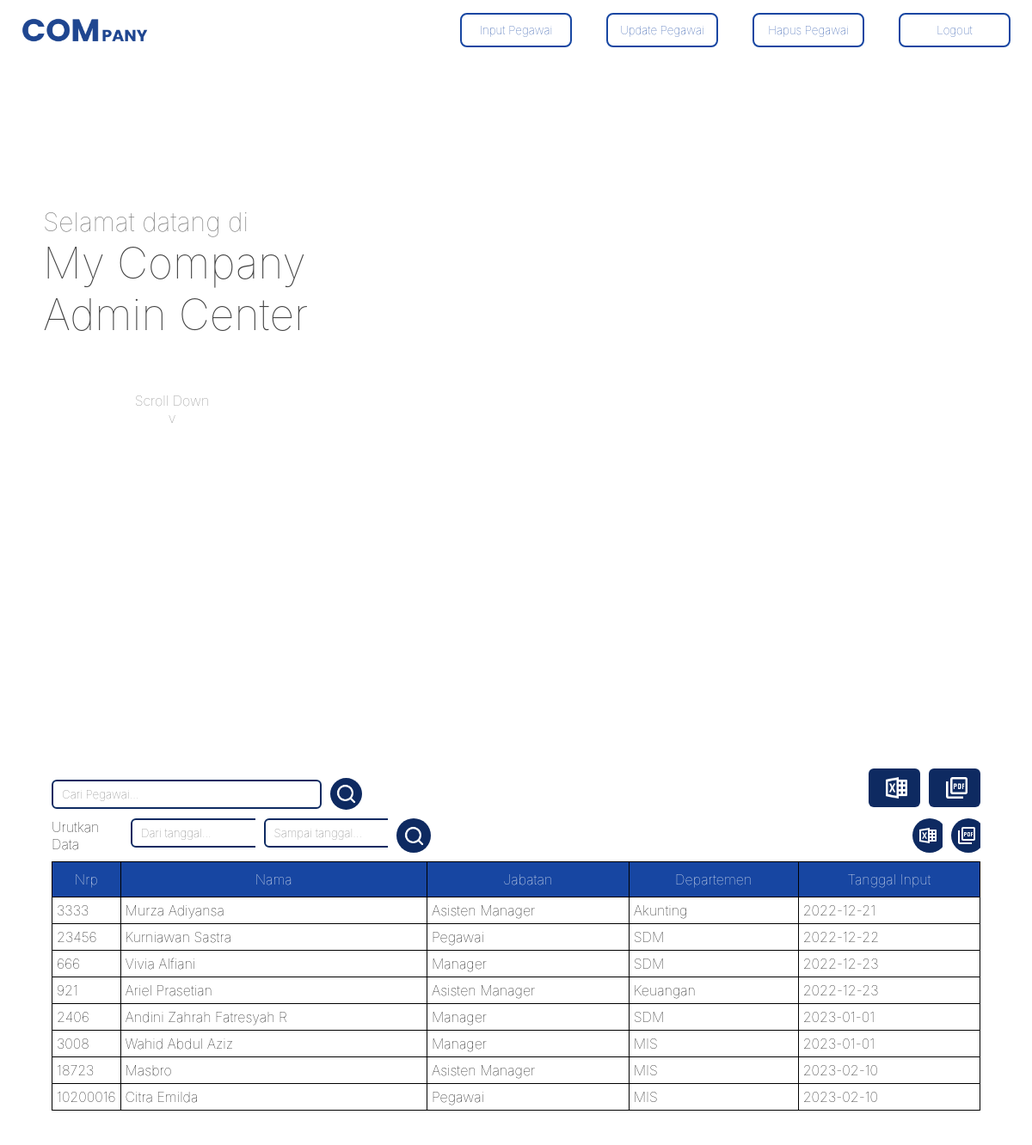
Screenshot of /admin/index.php?status=sukses (signed in) with the database file from the repository.
### tables this page shows
CREATE TABLE `pegawai` (
  `nrp` int(5) NOT NULL,
  `nama` varchar(50) NOT NULL,
  `id_jabatan` int(5) DEFAULT NULL,
  `id_departemen` int(5) DEFAULT NULL,
  `tgl_input` date DEFAULT current_timestamp()
);

CREATE TABLE `jabatan` (
  `id_jabatan` int(5) NOT NULL,
  `jabatan` varchar(50) DEFAULT NULL
);

CREATE TABLE `departemen` (
  `id_departemen` int(5) NOT NULL,
  `departemen` varchar(50) DEFAULT NULL
);

### admin/index.php (the view, shortened to what this page needs)
<?php include("../config.php"); ?>
<!DOCTYPE html>
<html lang="en">
<head>
    <link rel="stylesheet" href="style.css">
</head>
<body>
    <div class="header-container">
        <img src="../images/logo.png" alt="logo" class="lg">
        <p style="color: white;">Admin Center</p>
        <form action="input.php" class="register-go">
            <input type="submit" value="Input Pegawai" class="btn-register">
        </form>
        <form action="update-form.php" class="update-go">
            <input type="submit" value="Update Pegawai" class="btn-register">
        </form>
        <form action="delete-form.php" class="update-go">
            <input type="submit" value="Hapus Pegawai" class="btn-register">
        </form>
        <form action="logout.php" class="update-go">
            <input type="submit" value="Logout" class="btn-register">
        </form>
    </div>
    <div class="home-container">
        <div class="home-left">
            <p class="welocomee">Selamat datang di</p>
            <h1 class="welcome">My Company Admin Center</h1>
            <a href="#row">
                <div class="scroll-row">
                    <p class="scroll-text">Scroll Down <br> v</p>
                </div>
            </a>
        </div>
        <div class="home-right">
            <img src="../images/bg.jpg" alt="bg" class="background">
        </div>
    </div>
    <div class="row" id="row">
        <div class="top-tab">
            <form action="#tabel" method="GET" class="search-wrapper">
                <input type="text" name="cari" class="search" placeholder="Cari Pegawai...">
                <a href="#tabel">
                    <div class="btn-cari">
                        <input type="submit" name="search" class="cari-ab"><img src="../images/fi_search.png" alt="searcg" class="cari">
                    </div>
                </a>
            </form>
            <a href="excel.php">
                <div class="print-excel">
                    <p class="print-text">Print to Excel</p>
                    <p></p><img src="../images/excel.png" alt="print" class="btn-print">
                </div>
            </a>
            <a href="report2.php">
                <div class="print">
                    <p class="print-text">Print to PDF</p>
                    <p></p><img src="../images/pdf.png" alt="print" class="btn-print">
                </div>
            </a>
        </div>
        <div class="mid-tab">
            <p class="urutt">Urutkan Data</p>
            <form action="" method="POST" class="urut-form">
                <p>
                    <input type="text" name="start-date" placeholder="Dari tanggal..." class="start-date">
                </p>
                <p>
                    <input type="text" name="end-date" placeholder="Sampai tanggal..." class="end-date">
                </p>
                <p>
                    <input type="submit" name="urut" class="btn-urut" value="Cari" class="urut-cari">
                </p>
                <p>
                    <input type="submit" formaction="excel2.php" name="print-urut" value="Print" class="urut-urut-print-excel">
                </p>
                <p>
                    <input type="submit" formaction="report.php" name="print-urut" value="Print" class="urut-urut-print">
                </p>
            </form>
        </div>
        <div class="table-wrapper">
            <table border="2" rulles="all">
                <thead>
                    <th>Nrp</th>
                    <th>Nama</th>
                    <th>Jabatan</th>
                    <th>Departemen</th>
                    <th>Tanggal Input</th>
                </thead>
                <tbody>
                    <?php
                    if (isset($_GET['cari'])) {
                        $cari = $_GET['cari'];
                        $sql = "select b.tgl_input, b.nrp, b.nama, c.jabatan, a.departemen from departemen a inner join pegawai b on a.id_departemen = b.id_departemen inner join jabatan c on b.id_jabatan = c.id_jabatan WHERE b.nama LIKE '%$cari%';";
                        $query = mysqli_query($db, $sql);
                        while ($pegawai = mysqli_fetch_array($query)) {
                            echo "<tr>";
                            echo "<td id='no'>" . $pegawai['nrp'] . "</td>";
                            echo "<td>" . $pegawai['nama'] . "</td>";
                            echo "<td>" . $pegawai['jabatan'] . "</td>";
                            echo "<td>" . $pegawai['departemen'] . "</td>";
                            echo "<td>" . $pegawai['tgl_input'] . "</td>";
                            echo "</tr>";
                        }
                    } else {
                        $sql = "select b.tgl_input, b.nrp, b.nama, c.jabatan, a.departemen from departemen a inner join pegawai b on a.id_departemen = b.id_departemen inner join jabatan c on b.id_jabatan = c.id_jabatan order by tgl_input asc;";
                        $query = mysqli_query($db, $sql);
                        while ($pegawai = mysqli_fetch_array($query)) {
                            echo "<tr>";
                            echo "<td id='no'>" . $pegawai['nrp'] . "</td>";
                            echo "<td>" . $pegawai['nama'] . "</td>";
                            echo "<td>" . $pegawai['jabatan'] . "</td>";
                            echo "<td>" . $pegawai['departemen'] . "</td>";
                            echo "<td>" . $pegawai['tgl_input'] . "</td>";
                            echo "</tr>";
                        }
                    }
                    ?>
                </tbody>
            </table>
        </div>
    </div>
</body>
</html>

### rows the page displays
pegawai: nrp "3333", nama "Murza Adiyansa", id_jabatan.jabatan "Asisten Manager", id_departemen.departemen "Akunting", tgl_input "2022-12-21"
pegawai: nrp "23456", nama "Kurniawan Sastra", id_jabatan.jabatan "Pegawai", id_departemen.departemen "SDM", tgl_input "2022-12-22"
pegawai: nrp "666", nama "Vivia Alfiani", id_jabatan.jabatan "Manager", id_departemen.departemen "SDM", tgl_input "2022-12-23"
pegawai: nrp "921", nama "Ariel Prasetian", id_jabatan.jabatan "Asisten Manager", id_departemen.departemen "Keuangan", tgl_input "2022-12-23"
pegawai: nrp "2406", nama "Andini Zahrah Fatresyah R", id_jabatan.jabatan "Manager", id_departemen.departemen "SDM", tgl_input "2023-01-01"
pegawai: nrp "3008", nama "Wahid Abdul Aziz", id_jabatan.jabatan "Manager", id_departemen.departemen "MIS", tgl_input "2023-01-01"
pegawai: nrp "18723", nama "Masbro", id_jabatan.jabatan "Asisten Manager", id_departemen.departemen "MIS", tgl_input "2023-02-10"
pegawai: nrp "10200016", nama "Citra Emilda", id_jabatan.jabatan "Pegawai", id_departemen.departemen "MIS", tgl_input "2023-02-10"
